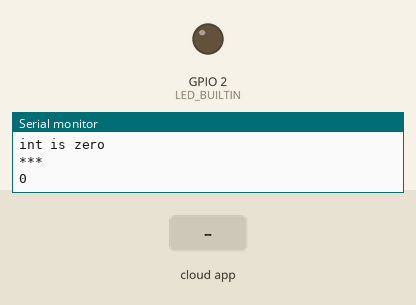
This sketch was run on a simulated ESP8266 (NodeMCU). Shown: output pins drawn as LEDs (lit = HIGH, except the on-board LED, lit = LOW), the last lines printed to the serial monitor. Inputs (shaded band) come from the test bench. WiFi joins after 1.5 s; servers stay silent unless stated; the Firebase database answers and starts empty.

Above: at 2.8 s.
2.9 s: the phone or cloud app sets Int to 1
At 3.5 s:
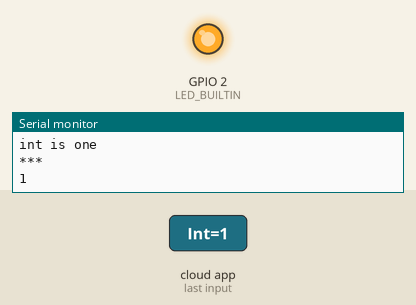
4.6 s: the phone or cloud app sets Int to 0
At 5.9 s:
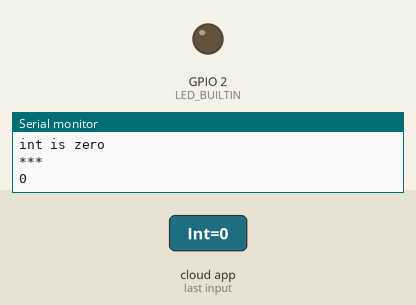
Timing chart, 0 to 7.6 s (numbered marks = the images above; inputs shaded):
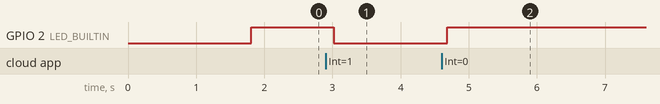

Measured:
- after the input at 2.9 s, GPIO 2 (LED_BUILTIN): HIGH → LOW after 0.12 s
- after the input at 4.6 s, GPIO 2 (LED_BUILTIN): LOW → HIGH after 0.08 s

The sketch:

ESP8266_connection.ino
```cpp
//FirebaseESP8266.h must be included before ESP8266WiFi.h
#include "FirebaseESP8266.h"
#include <ESP8266WiFi.h>

#define FIREBASE_HOST "XXXXX"
#define FIREBASE_AUTH "XXXXX"
#define WIFI_SSID "SSID"
#define WIFI_PASSWORD "*******"

//Define FirebaseESP8266 data object
FirebaseData firebaseData;

FirebaseJson json;

String path = "/Blynk_Test/Int";

void setup() {
  // put your setup code here, to run once:
  Serial.begin(115200);

  pinMode(LED_BUILTIN, OUTPUT);

  WiFi.begin(WIFI_SSID, WIFI_PASSWORD);
  Serial.print("Connecting to Wi-Fi");
  while (WiFi.status() != WL_CONNECTED)
  {
    Serial.print(".");
    delay(300);
  }
  Serial.println();
  Serial.print("Connected with IP: ");
  Serial.println(WiFi.localIP());
  Serial.println();

  Firebase.begin(FIREBASE_HOST, FIREBASE_AUTH);
  Firebase.reconnectWiFi(true);

  if (!Firebase.beginStream(firebaseData, path))
  {
    Serial.println("------------------------------------");
    Serial.println("Can't begin stream connection...");
    Serial.println("REASON: " + firebaseData.errorReason());
    Serial.println("------------------------------------");
    Serial.println();
  }

  //Set database read timeout to 1 minute (max 15 minutes)
  Firebase.setReadTimeout(firebaseData, 1000 * 60);
  //tiny, small, medium, large and unlimited.
  //Size and its write timeout e.g. tiny (1s), small (10s), medium (30s) and large (60s).
  Firebase.setwriteSizeLimit(firebaseData, "tiny");

  Serial.println("------------------------------------");
  Serial.println("Set boolean test...");
}

void loop() {
  // put your main code here, to run repeatedly:
  int value = 1;
  if (Firebase.getInt(firebaseData, path)) {
    Serial.println("firebase data has a int");
    value = firebaseData.intData();
    if (value == 0) {
      Serial.println("--------------------------------");
      Serial.println("int is zero");
      Serial.println("***");
      Serial.println(value);
      digitalWrite(LED_BUILTIN, HIGH);

    } else if (value == 1) {
      Serial.println("--------------------------------");
      Serial.println("int is one");
      Serial.println("***");
      Serial.println(value);
      digitalWrite(LED_BUILTIN, LOW);
    }

  }

}
```
